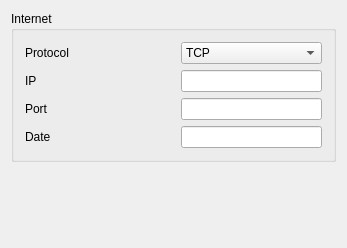
<?xml version="1.0" encoding="UTF-8"?>
<ui version="4.0">
 <class>Dialog_Setting_Internet</class>
 <widget class="QDialog" name="Dialog_Setting_Internet">
  <property name="geometry">
   <rect>
    <x>0</x>
    <y>0</y>
    <width>347</width>
    <height>248</height>
   </rect>
  </property>
  <property name="windowTitle">
   <string>Internet Setting</string>
  </property>
  <layout class="QGridLayout" name="gridLayout_2">
   <item row="0" column="0">
    <widget class="QGroupBox" name="groupBox_Internet">
     <property name="title">
      <string>Internet</string>
     </property>
     <layout class="QGridLayout" name="gridLayout">
      <item row="0" column="0">
       <widget class="QLabel" name="label_Internet_Protocol">
        <property name="text">
         <string>Protocol</string>
        </property>
       </widget>
      </item>
      <item row="0" column="1">
       <widget class="QComboBox" name="comboBox_Internet_sProtocol">
        <item>
         <property name="text">
          <string>TCP</string>
         </property>
        </item>
        <item>
         <property name="text">
          <string>UDP</string>
         </property>
        </item>
       </widget>
      </item>
      <item row="1" column="0">
       <widget class="QLabel" name="label_Internet_IP">
        <property name="minimumSize">
         <size>
          <width>150</width>
          <height>0</height>
         </size>
        </property>
        <property name="maximumSize">
         <size>
          <width>150</width>
          <height>16777215</height>
         </size>
        </property>
        <property name="text">
         <string>IP</string>
        </property>
       </widget>
      </item>
      <item row="1" column="1">
       <widget class="QLineEdit" name="lineEdit_Internet_sIP"/>
      </item>
      <item row="2" column="0">
       <widget class="QLabel" name="label_Internet_Port">
        <property name="text">
         <string>Port</string>
        </property>
       </widget>
      </item>
      <item row="2" column="1">
       <widget class="QLineEdit" name="lineEdit_Internet_sPort"/>
      </item>
      <item row="3" column="0">
       <widget class="QLabel" name="label_Internet_Date">
        <property name="text">
         <string>Date</string>
        </property>
       </widget>
      </item>
      <item row="3" column="1">
       <widget class="QLineEdit" name="lineEdit_Internet_sCommand"/>
      </item>
     </layout>
    </widget>
   </item>
   <item row="1" column="0">
    <spacer name="verticalSpacer">
     <property name="orientation">
      <enum>Qt::Vertical</enum>
     </property>
     <property name="sizeHint" stdset="0">
      <size>
       <width>20</width>
       <height>40</height>
      </size>
     </property>
    </spacer>
   </item>
  </layout>
 </widget>
 <layoutdefault spacing="6" margin="11"/>
 <resources/>
 <connections/>
</ui>
